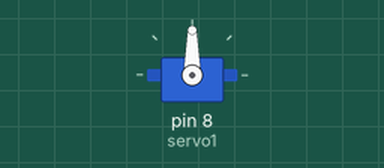
Simulated run of this sketch. Board: Arduino Uno, built with avr-gcc and run on an emulated ATmega328P. Parts: servo.

Above: at 0.05 s.
Timing chart, 0 to 4.6 s (numbered marks = the images above):
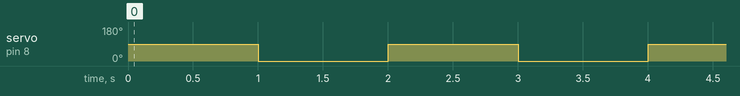

Measured:
- by itself, servo on pin 8 (servo1): alternates 90° for 1.0 s and 0° for 1.0 s

The sketch:

servo_motor_control.ino
```cpp
#include <Servo.h>

// Define servo objects
Servo servo1;


void setup() {
  // Attach servo to the control pin
  servo1.attach(8);
}

void loop() {
servo1.write(90);   // Rotate the servo to 90 degrees
delay(1000);       // Wait for 1 second
servo1.write(0);  // Rotate the servo to 0 degrees
delay(1000);       // Wait for 1 second
}
```
